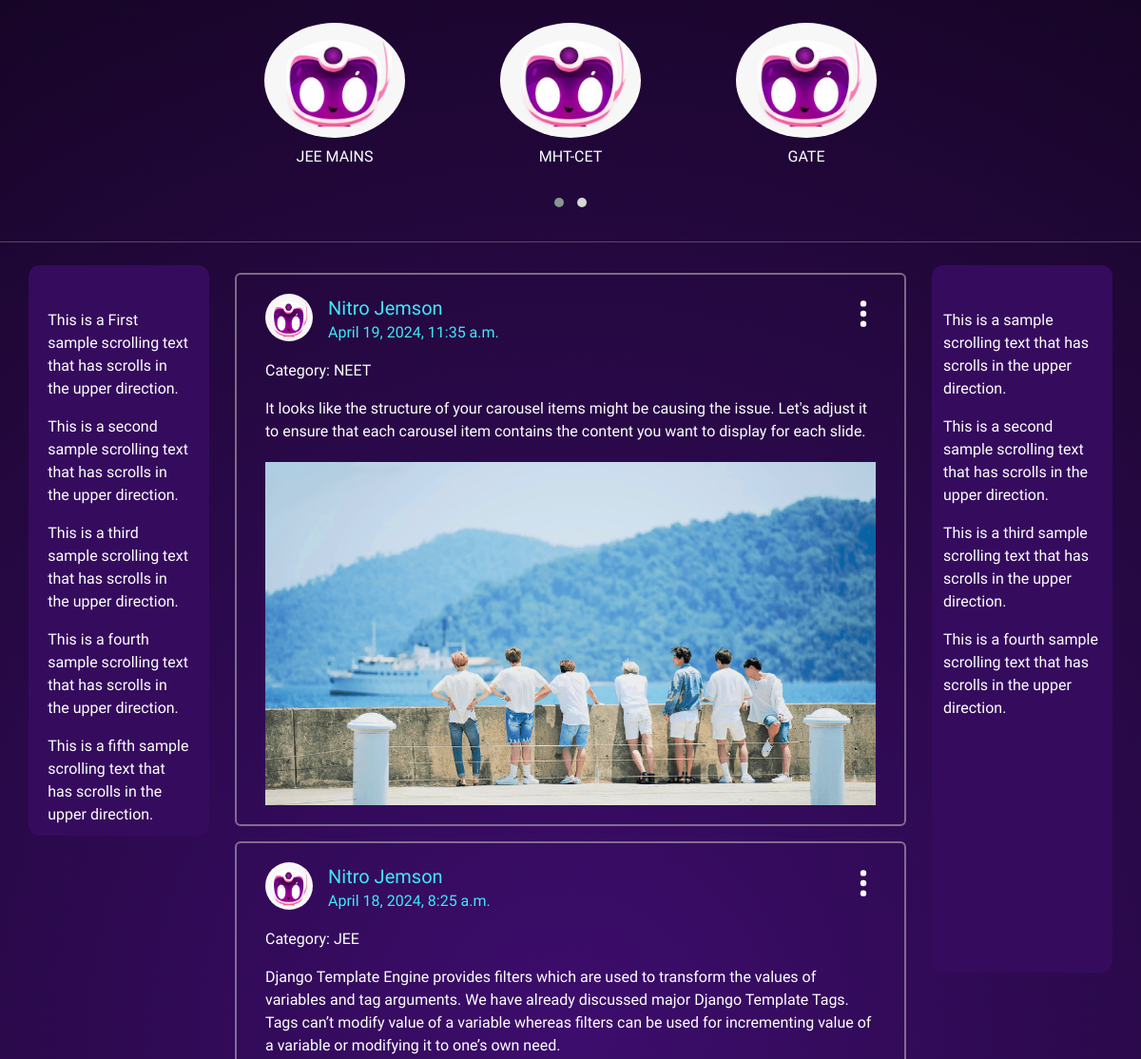
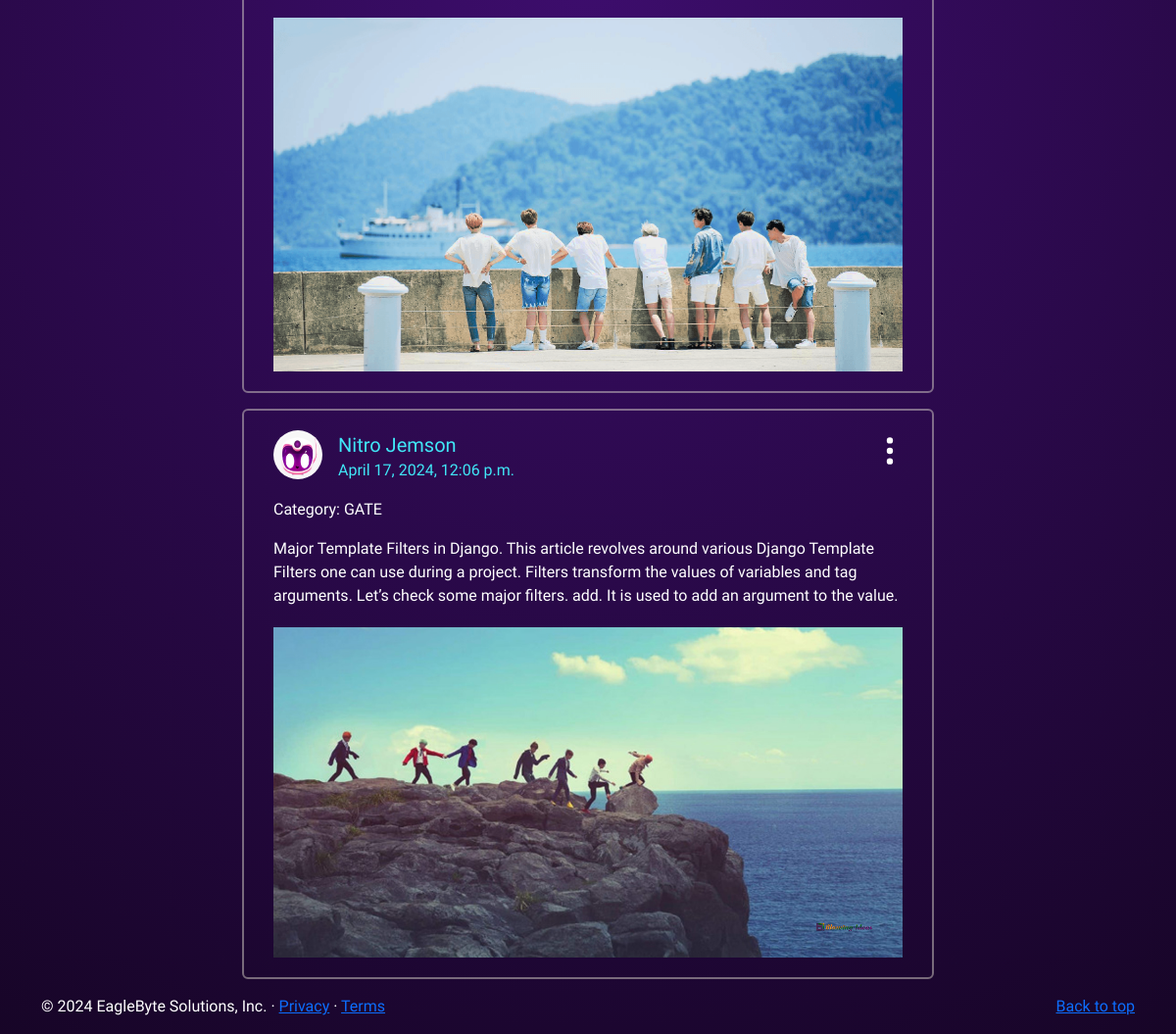
Screenshot of /notification/ with the database file from the repository (2 pictures, top to bottom).
### notification/models.py (models this page shows, shortened)
class Exam(models.Model):
    Id = models.AutoField(primary_key=True)
    name = models.CharField(max_length = 50)
    category = models.CharField(max_length = 30,default = '')

class Scrolling_notifications(models.Model):
    Id = models.AutoField(primary_key=True)
    description = models.TextField(max_length= 80)

class Notification(models.Model):
    bot = models.ImageField(upload_to='notifications/images', default='static/support.png')
    Id = models.AutoField(primary_key=True)
    name = models.CharField(max_length=100, default="Nitro Jemson")
    category = models.CharField(max_length = 30,default = '')
    date_time = models.DateTimeField(default=timezone.now)  # Set default value to current time
    description = models.TextField()
    image = models.ImageField(upload_to='notifications/images', null=True, blank=True)

### notification/views.py (the view)
# urls.py: path('', views.index, name='index'),
def index(request):
    notifications = Notification.objects.all()
    exams = Exam.objects.all()
    scrolling_notifications = Scrolling_notifications.objects.all()
    context = {
        'notifications': notifications,
        'exams' : exams,
        'Scrolling' : scrolling_notifications
    }
    return render(request, 'base.html', context)

### templates/base.html (shortened to what this page needs)
{% load static %}
<!DOCTYPE html>
<html lang="en">
<head>
    <link href="https://cdn.jsdelivr.net/npm/bootstrap@5.3.3/dist/css/bootstrap.min.css" rel="stylesheet">
    <link rel="stylesheet" href="https://cdnjs.cloudflare.com/ajax/libs/OwlCarousel2/2.3.4/assets/owl.carousel.min.css" />
    <link rel="stylesheet" href="https://cdnjs.cloudflare.com/ajax/libs/OwlCarousel2/2.3.4/assets/owl.theme.default.min.css" />
</head>
<body class="anek-gujarati">
    <main>
      <div class="container my-3">
        <div id="carouselExampleAutoplaying" class="carousel slide my-4 col-md-8 col-sm-12 mx-auto">
          <div id="mycarousel" class="owl-carousel owl-theme">
            {% for exam in exams %}
              <div class="item">
                <div class="col-md-12 items text-center mb-3" margin-right="0" >
                  <img src="{% static 'nitro jemson.jpeg' %}" class="bd-placeholder-img rounded-circle img-fluid" style="max-width:100%; height: auto;" focusable="false">
                  <p class="my-2"><a class="link-opacity-50-hover exam-link" href="#" data-exam-id="{{ exam.Id }}" data-exam-category="{{ exam.category }}">{{ exam.name }}</a></p>
                </div>
              </div>
            {% endfor %}
          </div>
        </div>
      </div>
        <hr class="featurette-divider">
        <div class="container">
            <div class="row">
                <div class="col-md-2 my-2 left-part">
                    <marquee width="100%" direction="up" height="90%" align-content="justify">
                      {% for scroll in Scrolling %}
                      <p class="scroll">{{ scroll.description }}</p>
                      {% endfor %}
                      </marquee>
                </div>
                <div class="col-md-8" id="notificationsContainer">
                  {% for notification in notifications reversed %}
                  <div class="my-3 rounded text-body-emphasis middle-column" data-category="{{ notification.category }}">
                      <div class="d-flex align-items-center">
                          <img src="{% static 'nitro jemson.jpeg' %}" alt="..." class="me-3 rounded-circle flex-shrink-0 circle">
                          <div class="notif_title">
                              <h5 class="skeleton my-2">{{ notification.name }}</h5>
                              <p class="skeleton" style="margin-top:-6px;">{{ notification.date_time }}</p>
                          </div>
                          <span class="dot_class">
                            <button class="three_dots btn btn-light" type="button" data-bs-toggle="dropdown" data-bs-auto-close="outside" aria-expanded="false">
                              <svg xmlns="http://www.w3.org/2000/svg" width="34" height="34" fill="currentColor" class="bi bi-three-dots-vertical" viewBox="0 0 16 16">
                                <path d="M9.5 13a1.5 1.5 0 1 1-3 0 1.5 1.5 0 0 1 3 0m0-5a1.5 1.5 0 1 1-3 0 1.5 1.5 0 0 1 3 0m0-5a1.5 1.5 0 1 1-3 0 1.5 1.5 0 0 1 3 0"/>
                              </svg>
                            </button>
                          </span>
                      </div>
                      <div class="skeleton line-container">
                          <p>Category: {{ notification.category }}</p>
                          <p class="card-text">{{ notification.description }}</p>
                      </div>
                      <div class="skeleton">
                          <img class="notif_img" src="/media/{{ notification.image }}" alt="..." />
                      </div>
                  </div>
                  {% endfor %}
                </div>
                <div class="col-md-2  my-2 position-sticky right-part">
                    <marquee width="100%" direction="up" height="90%" align-content="justify">
                      <p>This is a sample scrolling text that has scrolls in the upper direction.</p>
                      <p>This is a second sample scrolling text that has scrolls in the upper direction.</p>
                      <p>This is a third sample scrolling text that has scrolls in the upper direction.</p>
                      <p>This is a fourth sample scrolling text that has scrolls in the upper direction.</p>
                      </marquee>
                </div>
            </div>
        </div>
    </main>
    <footer class="container">
        <p class="float-end"><a href="#">Back to top</a></p>
        <p>&copy; 2024 EagleByte Solutions, Inc. &middot; <a href="#">Privacy</a> &middot; <a href="#">Terms</a></p>
    </footer>
</body>
</html>

### templates/base.html (style rules this page uses)
.anek-gujarati { font-family: "Anek Gujarati", sans-serif; font-optical-sizing: auto; font-weight: 500; font-style: normal; font-variation-settings: "wdth" 100; }
.line-container { color: #ffffff; }
.notif_title { color: rgb(64, 230, 246); margin-top: 15px; }
body { background: radial-gradient(circle, #3d0d6d, #170527); background-position: 50% 50%; background-size: cover; color: #ffffff; }
.left-part, .right-part { background-color: #350b5e; border-radius: 12px; padding-top: 4%; }
.left-part { height: 600px; }
.middle-column { padding-left: 30px; padding-right: 30px; margin-left: 15px; margin-right: 15px; font-palette:inherit; border: 2px solid #dedacd79; border-radius: 20%; position: relative; }
.position-sticky { top: 0; height: calc(100vh - 56px); overflow-y: auto; }
.notif_img { height:auto; width:100%; margin-bottom: 20px; margin-top: 20px; }
.circle { width:50px; height:50px; }
.exam-link { text-decoration: none; color: #ffffff; }
.three_dots { color: #ffffff; position: absolute; top:3%; right:2%; background-blend-mode: lighten; background-color:inherit; border:none; max-width: 100%; }
.dot_class { display: inline-block; max-width: 100%; }
.scroll { padding-left: 5%; padding-right: 5%; }

### rows the page displays
Exam: name "JEE MAINS"
Exam: name "MHT-CET"
Exam: name "GATE"
Scrolling_notifications: description "This is a First sample scrolling text that has scrolls in the upper direction."
Scrolling_notifications: description "This is a second sample scrolling text that has scrolls in the upper direction."
Scrolling_notifications: description "This is a third sample scrolling text that has scrolls in the upper direction."
Scrolling_notifications: description "This is a fourth sample scrolling text that has scrolls in the upper direction."
Scrolling_notifications: description "This is a fifth sample scrolling text that has scrolls in the upper direction."
Notification: name "Nitro Jemson", date_time "April 19, 2024, 11:35 a.m.", category "NEET", description "It looks like the structure of your carousel items might be causing the issue. Let's adjust it to ensure that each carousel item contains the content you want to display for each slide.", image (picture)
Notification: name "Nitro Jemson", date_time "April 18, 2024, 8:25 a.m.", category "JEE", description "Django Template Engine provides filters which are used to transform the values of variables and tag arguments. We have already discussed major Django Template Tags. Tags can’t modify value of a variable whereas filters can be used for incrementing value of a variable or modifying it to one’s own need.", image (picture)
Notification: name "Nitro Jemson", date_time "April 17, 2024, 12:06 p.m.", category "GATE", description "Major Template Filters in Django. This article revolves around various Django Template Filters one can use during a project. Filters transform the values of variables and tag arguments. Let’s check some major filters. add. It is used to add an argument to the value.", image (picture)
